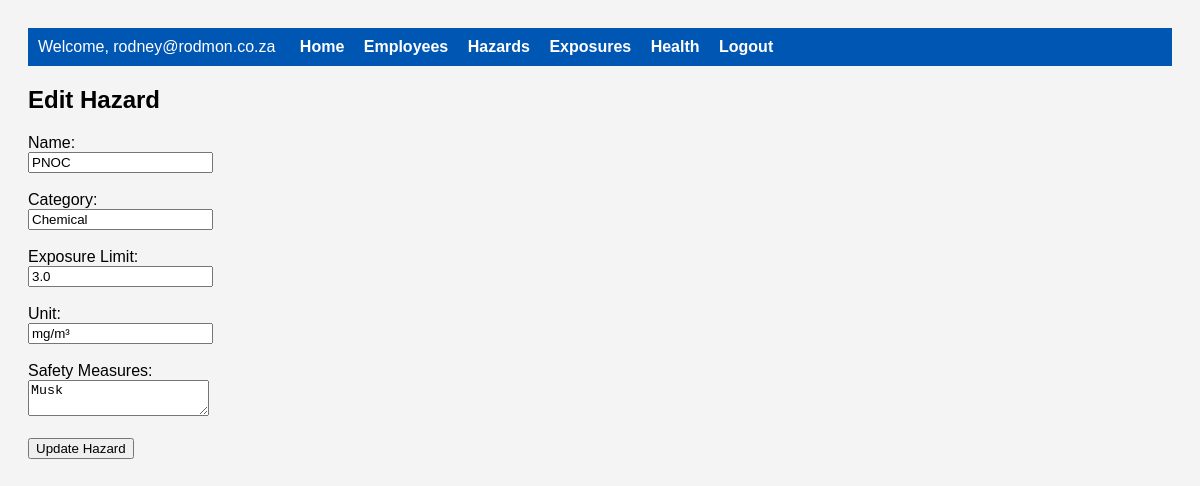
Page /hazards/edit/1 (signed in) on the committed database.
### models.py (models this page shows, shortened)
class User(db.Model, UserMixin):
    __tablename__ = 'users'
    __table_args__ = (
        Index('idx_users_username', 'username'),
        Index('idx_users_email', 'email'),
    )
    id = db.Column(db.Integer, primary_key=True)
    username = db.Column(db.String(100), unique=True, nullable=False)
    password_hash = db.Column(db.String(128), nullable=False)
    email = db.Column(db.String(120), unique=True, nullable=True)
    role = db.Column(db.String(50), nullable=False, default='user')
    last_login = db.Column(db.DateTime)
    created_at = db.Column(db.DateTime, default=datetime.utcnow)
    is_active = db.Column(db.Boolean, default=True)
    reset_token = db.Column(db.String(100), unique=True, nullable=True)
    reset_token_expires = db.Column(db.DateTime, nullable=True)

class Hazard(db.Model):
    __tablename__ = 'hazards'
    __table_args__ = (
        Index('idx_hazards_name', 'name'),
        Index('idx_hazards_category', 'category'),
    )
    id = db.Column(db.Integer, primary_key=True)
    name = db.Column(db.String(100), nullable=False)
    category = db.Column(db.String(50), nullable=False)
    exposure_limit = db.Column(db.Float, nullable=False)
    unit = db.Column(db.String(20), default='dB(A)')
    description = db.Column(db.Text)
    safety_measures = db.Column(db.Text)
    created_at = db.Column(db.DateTime, default=datetime.utcnow)
    updated_at = db.Column(db.DateTime, default=datetime.utcnow, onupdate=datetime.utcnow)
    exposures = db.relationship('Exposure', backref='hazard', lazy=True, cascade='all, delete-orphan')

### app.py (the view, shortened to what this page needs)
@app.route('/hazards/edit/<int:hazard_id>', methods=['GET', 'POST'])
@login_required
def edit_hazard(hazard_id):
    hazard = Hazard.query.get_or_404(hazard_id)
    return render_template('edit_hazard.html', hazard=hazard)

### app.py (called while the page is built)
@login_manager.user_loader
def load_user(user_id):
    return User.query.get(int(user_id))

@app.context_processor
def inject_nav_links():
    return dict(
        nav_links=[
            ("Home", 'index'),
            ("Employees", 'manage_employees'),
            ("Hazards", 'manage_hazards'),
            ("Exposures", 'manage_exposures'),
            ("Health", 'manage_health'),
            ("Logout", 'logout')
        ] if current_user.is_authenticated else [
            ("Login", 'login'),
            ("Register", 'register')
        ]
    )

### templates/edit_hazard.html (shortened to what this page needs)
{% extends "base.html" %}
{% block content %}
<h2>Edit Hazard</h2>
<form method="POST">
    <label>Name:<br><input type="text" name="name" value="{{ hazard.name }}" required></label><br><br>
    <label>Category:<br><input type="text" name="category" value="{{ hazard.category }}" required></label><br><br>
    <label>Exposure Limit:<br><input type="text" name="exposure_limit" value="{{ hazard.exposure_limit }}" required></label><br><br>
    <label>Unit:<br><input type="text" name="unit" value="{{ hazard.unit }}"></label><br><br>
    <label>Safety Measures:<br><textarea name="safety_measures">{{ hazard.safety_measures }}</textarea></label><br><br>
    <button type="submit">Update Hazard</button>
</form>
{% endblock %}

### templates/base.html (shortened to what this page needs)
<!DOCTYPE html>
<html lang="en">
<head>
</head>
<body>
    <nav>
        {% if current_user.is_authenticated %}
            <span>Welcome, {{ current_user.username }}</span>
        {% endif %}
        {% for label, endpoint in nav_links %}
            <a href="{{ url_for(endpoint) }}">{{ label }}</a>
        {% endfor %}
    </nav>
    {% block content %}{% endblock %}
</body>
</html>

### templates/base.html (style rules this page uses)
body { font-family: Arial, sans-serif; padding: 20px; background-color: #f4f4f4; }
nav { background-color: #0056b3; padding: 10px; color: white; margin-bottom: 20px; }
nav a { color: white; margin-right: 15px; text-decoration: none; font-weight: bold; }
nav span { margin-right: 20px; }

### rows in the picture
User: username "rodney@rodmon.co.za"
Hazard: name "PNOC", category "Chemical", exposure_limit "3.0", unit "mg/m³", safety_measures "Musk"

### other values in the picture
{{ label }} "Home" "Employees" "Hazards" "Exposures" "Health" "Logout"
